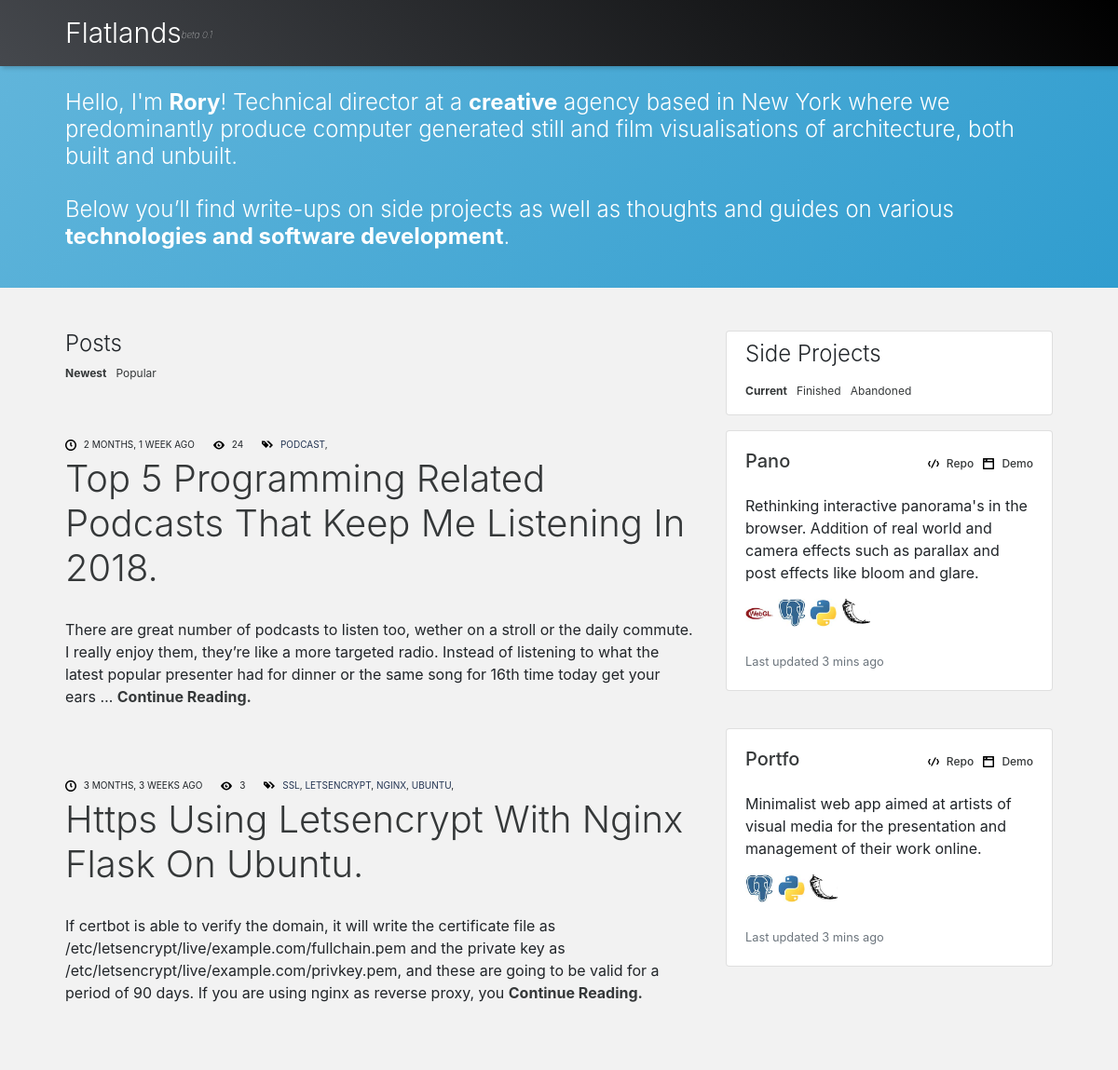
Before: / (upper part) with the older database file.
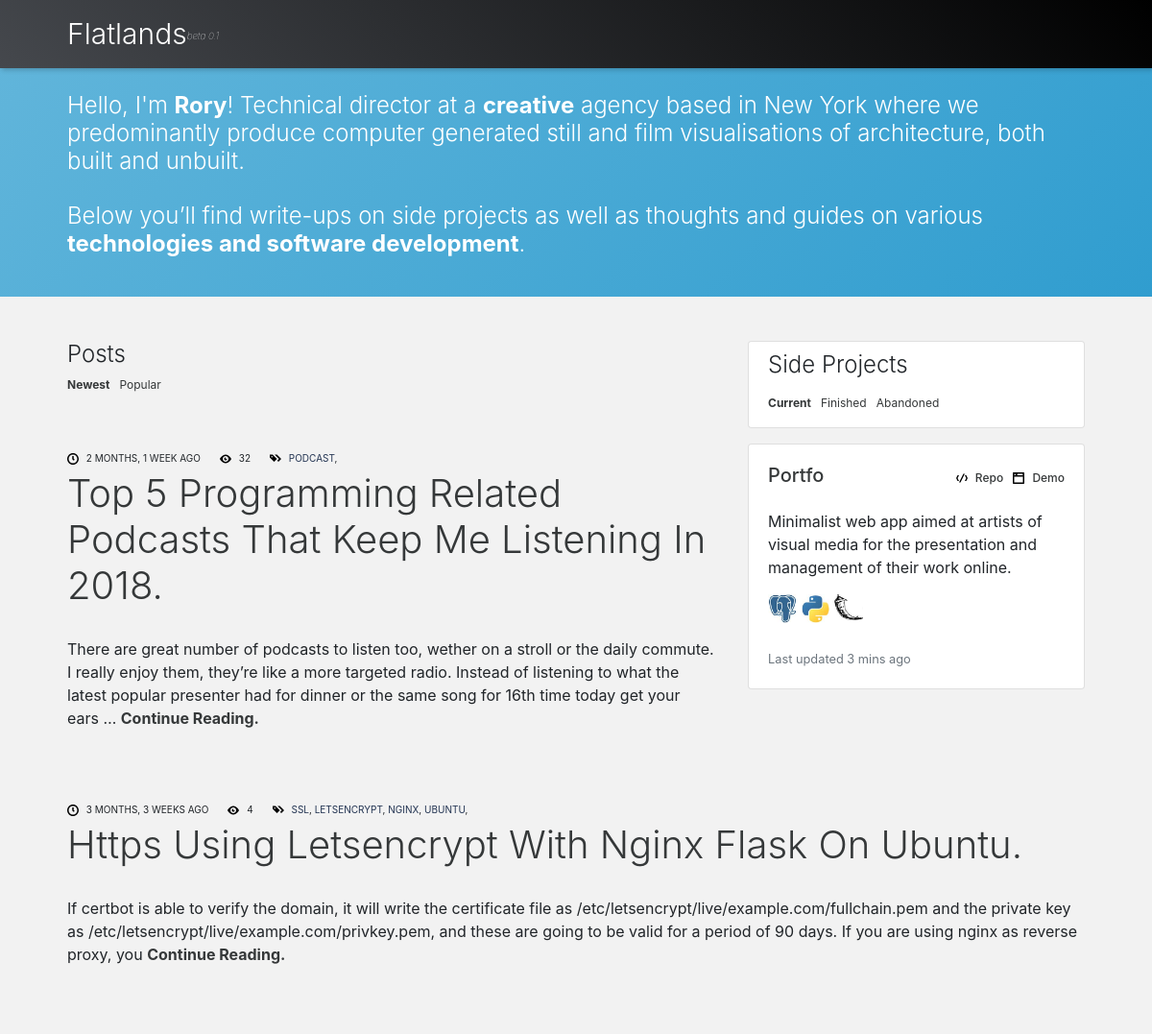
After: the same page with the newer database file.
### blog/models.py (models this page shows, shortened)
class Project(models.Model):
    name = models.CharField(max_length=200)
    pub_date = models.DateTimeField('date published')
    strap = models.CharField(max_length=300)
    content = models.CharField(max_length=5000)
    tags = models.ManyToManyField(Tag, blank=True)
    cover_img = models.CharField(max_length=200)
    published = models.BooleanField(default=False)
    repo = models.CharField(max_length=200, null=True, blank=True)

class UsedSoftware(models.Model):
    name = models.CharField(max_length=200)
    small_logo = models.CharField(max_length=200)
    projects = models.ManyToManyField(Project, blank=True)
    website = models.CharField(max_length=200)
    def __str__(self):
        return self.name

class Post(models.Model):
    name = models.CharField(max_length=200)
    content = models.CharField(max_length=5000)
    pub_date = models.DateTimeField('date published')
    strap = models.CharField(max_length=300)
    tags = models.ManyToManyField(Tag, blank=True)
    project = models.ForeignKey(Project, on_delete=models.CASCADE, related_name='posts', null=True, blank=True)
    cover_img = models.CharField(max_length=200, null=True, blank=True)
    published = models.BooleanField(default=False)
    techspec = models.BooleanField(default=False)
    viewed = models.IntegerField(default=0)

class Tag(models.Model):
    name = models.CharField(max_length=30)
    def __str__(self):
        return self.name

### blog/views.py (the view)
# urls.py: path('', views.index, name='index'),
def index(request):
    articles = Post.objects.filter(
        published=True, project=None
        ).order_by('-pub_date')
    projects = Project.objects.filter(
        published=True
        ).order_by('-pub_date')
    context = {
        'articles': articles,
        'projects': projects,
        'searchform': SearchForm()
        }
    return render(request, 'blog/index.html', context)

### blog/templates/blog/index.html
{% extends "blog/base.html" %} {% load static %} {% block content %}
<div style="background: linear-gradient(135deg, rgba(99,182,219,1) 0%,rgba(48,157,207,1) 100%);">
        <div class="container content-intro">
                <p style="height:80px"></p>
                <p class="display-4" style="font-size: 24px;">
                    Hello, I'm <span style="font-weight: bold;"><a href="mailto:hello@flatlands.io">Rory</a></span>! Technical director at a <span style="font-weight: bold;">creative</span> agency based in New York where we predominantly produce computer generated
                    still and film visualisations of architecture, both built and unbuilt.
                    <br><br>
                    Below you’ll find write-ups on side projects as well as thoughts and guides on various <span style="font-weight: bold;">technologies and software development</span>.
                </p>
        </div>
      <br>
</div>
<p style="height:30px;"></p>
<div class="container content">
        <div style="margin-left:15px;padding-left:20px;float:right;width:35%;">
                {% include "blog/project_comp.html" %}
                </div>
<div style="display:inline;">
    {% if articles %}
    <h1 class="display-4" style="font-size:24px;">Posts</h1>
    <div style="display:flex;padding-bottom:60px;">
            <div style="padding-right:10px;font-size: 12px; font-weight: bold;"><a href="">Newest</a></div>
            <div style="padding-right:10px;font-size: 12px;"><a href="">Popular</a></div>
        </div>
    {% for article in articles %}
    {% if article.project == None %}
    <div class="indexlistpost">
        <div class="blogpostheader">
            <div class="bloglistpostdate">
                <img class="iconic-svg" src="{% static 'blog/svg/clock.svg' %}" alt="clock icon"> {{article.pub_date|timesince|upper}} AGO
            </div>
            <div class="bloglistpostdate">
                    <img class="iconic-svg" src="{% static 'blog/svg/eye.svg' %}" alt="clock icon"> {{article.viewed}}
                </div>
            <div class="bloglistpostdate">
                <img class="iconic-svg" src="{% static 'blog/svg/tags.svg' %}" alt="tags icon"> {% for tag in article.tags.all %}
                <a href="/search/{{tag|lower}}" style="color: #233452;">{{tag|upper}}</a>,
                {% endfor %}
            </div>
        </div>
        <div class="bloglistpostname display-4">
            <div><a href="/articles/{{ article.id }}/">{{ article.name|title }}.</a></div>
        </div>
        <div>
            {{article.strap|capfirst|truncatewords:50}} <a href='/articles/{{article.id}}' style="font-weight: bolder;">Continue Reading.</a>
        </div>
    </div>
    <p style="height:60px;"></p>
    {% endif %}
    {% endfor %} {% else %}
    <p>No Articles :(</p>
    {% endif %}
</div>
</div>
{% endblock %}

### blog/templates/blog/project_comp.html
{% load static %}
        {% if projects %}
            <div class="card mb-3">
                        <div class="card-body" style="padding-top:0px;padding-bottom:0px;padding-top:10px;margin:0px;border:0px;">
                                        <h1 class="display-4" style="font-size:24px;">Side Projects</h1>
                          <p class="card-text">
                                        <div style="display:flex;">
                                                        <div style="padding-right:10px;font-size: 12px; font-weight: bold;"><a href="">Current</a></div>
                                                        <div style="padding-right:10px;font-size: 12px;"><a href="">Finished</a></div>
                                                        <div style="padding-right:10px;font-size: 12px;"><a href="">Abandoned</a></div>
                                                    </div>
                          </p>
                        </div>
                      </div>
        {% for project in projects %}
        <div class="card mb-3">
                <div class="card-body">
                  <h5 class="card-title">
                        <div style="display: flex; flex-direction: row; justify-content: space-between">
                                <div>
                                        <h5 class="card-title"><a href="/projects/{{ project.id }}/">{{project.name|capfirst}}</a></h5>
                                </div>
                                <div style="display: flex;">
                                <div>
                                        <span style="font-size: 12px;">
                                                <img class="iconic-svg-small" src="{% static 'blog/svg/code.svg' %}" alt="code icon">
                                                <a href="{{project.repo}}">Repo</a>
                                        </span>
                                </div>
                                <div style="padding-left:10px;">
                                        <span style="font-size: 12px;">
                                                <img class="iconic-svg-small" src="{% static 'blog/svg/browser.svg' %}" alt="code icon">
                                                <a href="#">Demo</a>
                                        </span>
                                </div>
                        </div>
                        </div>
                  </h5>
                  <p class="card-text">
                                {{project.content|capfirst|truncatewords:50}}
                  </p>
                  <div>
                        {% for tech in project.usedsoftware_set.all %}
                        <a href="{{tech.website}}">
                                <img class="tech-icon" src="{% static 'blog/img/'|add:tech.small_logo %}" alt="{{tech}} icon">
                        </a>
                        {% endfor %}
                </div>
<br>
                  <p class="card-text"><small class="text-muted">Last updated 3 mins ago</small></p>
                </div>
              </div>
        <br> {% endfor %} {% else %} No Projects :( {% endif %}

Changed rows visible on the page:
no longer on this page (row edited): Project: name "Pano", content "Rethinking interactive panorama's in the browser. Addition of real world and camera effects such as parallax and post effects like bloom and glare.", UsedSoftware (small_logo+name (picture)), UsedSoftware (small_logo+name (picture)), UsedSoftware (small_logo+name (picture))
no longer on this page (row unchanged): UsedSoftware: small_logo+name (picture), shown under "Pano"
changed Post "Top 5 Programming Related Podcasts That Keep Me Listening In 2018": viewed "24" → "32"
changed Post "Https Using Letsencrypt With Nginx Flask On Ubuntu": viewed "3" → "4"
